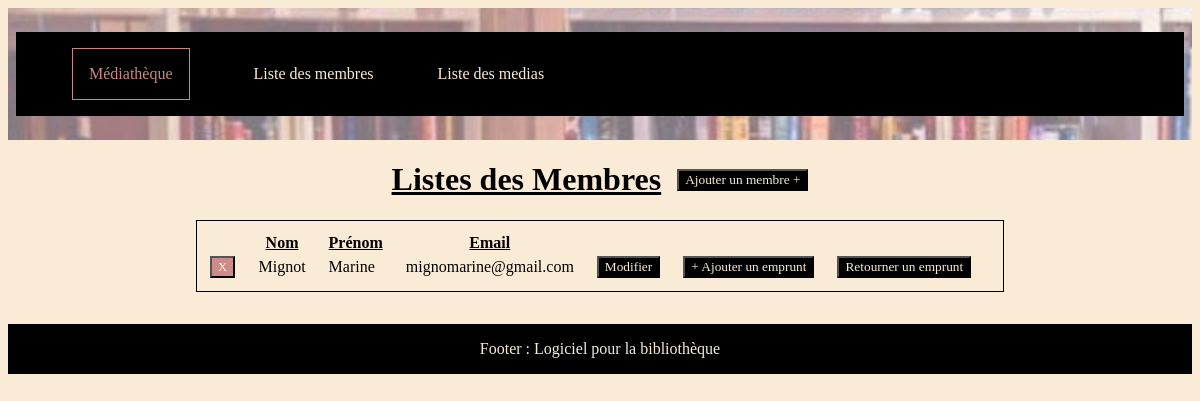
The app's page /bibliothecaire/membre/ with its own data.
### bibliothecaire/models.py (models this page shows, shortened)
class Membre(models.Model):
    nom = models.fields.CharField(max_length=150)
    prenom = models.fields.CharField(max_length=150)
    email = models.EmailField()

### bibliothecaire/views.py (the view)
# urls.py: path('membre/', views.listemembres, name='listemembres'),
def listemembres(request):
    membres = Membre.objects.all()
    return render(request, 'membre/membre.html',
                    {'membres': membres})

### bibliothecaire/templates/membre/membre.html (shortened to what this page needs)
{% extends '../base.html' %}
{% block content %}
<div class="membre">
    <div class="titre">
        <h1>Listes des Membres</h1>
        <button><a href="{% url 'bibliothecaire:ajoutmembre' %}">Ajouter un membre +</a></button>
    </div>
    <table>
        <thead>
            <th></th>
            <th><u>Nom</u></th>
            <th><u>Prénom</u></th>
            <th><u>Email</u></th>
            <th></th>
        </thead>
        <tbody>
           {% for membre in membres %}
           <tr>
               <td><button class="delete"><a href="{% url 'bibliothecaire:deletemembre' membre.id %}">X</a></button></td>
               <td>{{ membre.nom }}</td>
               <td>{{ membre.prenom }}</td>
               <td>{{ membre.email }}</td>
               <td><button><a href="{% url 'bibliothecaire:modifmembre' membre.id %}">Modifier</a></button></td>
               <td><button><a href="{% url 'bibliothecaire:ajoutemprunt' membre.id %}">+ Ajouter un emprunt</a></button></td>
               <td><button><a href="{% url 'bibliothecaire:listeemprunt' membre.id %}">Retourner un emprunt</a></button></td>
           </tr>
           {% endfor %}
        </tbody>
    </table>
</div>
{% endblock content %}

### static/css/style.css (style rules this page uses)
* { background-color: antiquewhite; font-family: 'Times New Roman', Times, serif; }
.media, .membre { display: flex; flex-direction: column; align-items: center; margin-bottom: 2em; }
.titre { display: flex; align-items: center; gap: 1em; }
h1 { text-decoration: underline; }
table { padding: 10px; border: 1px solid black; }
td, th { padding-right: 20px; }
.delete, .delete>a { background-color: #cd8a8afa; color: antiquewhite; text-decoration: none; }

### static/css/header.css (style rules this page uses)
ul, li, button { display: flex; align-items:center; background-color: black; gap: 2em; list-style-type: none; text-decoration: underline; z-index: 1; }
a { text-decoration: none; color: antiquewhite; background-color: black }

### records on screen
Membre: nom "Mignot", prenom "Marine", email "mignomarine@gmail.com"
